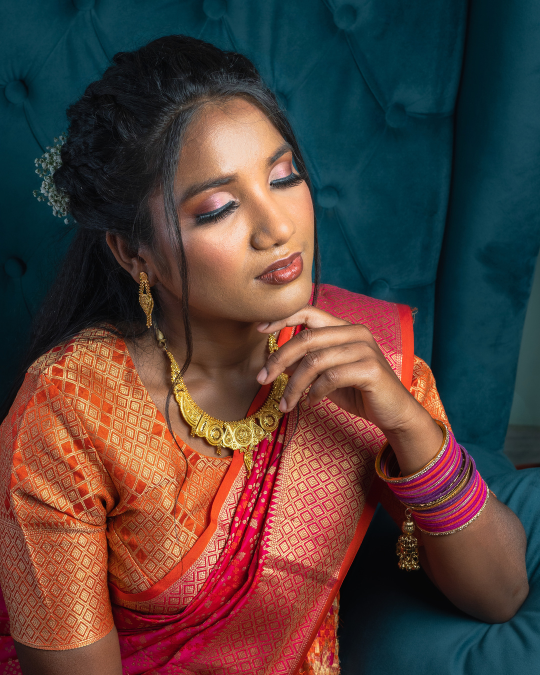
#> input picture image/insta-post-1080x1350.jpg, 1080 x 1350 px (shown at 1/2 size)
$ python relight.py insta-post-1080x1350.jpg insta-post-glow-1080x1350.jpg
#> lines starting #> are read from the running program, lines starting #| are printed output that depends on the picture
"""Lighting-only edit: exposure / highlights / shadows / local brightness.
Every adjustment is a per-pixel luminance gain applied equally to R,G,B in
linear light, so hue and saturation ratios (makeup shades, skin undertone)
are unchanged and pixel structure (pores, texture, edges) is untouched."""
import sys
import numpy as np
from PIL import Image

src, dst = sys.argv[1], sys.argv[2]
im = Image.open(src)
#> im is the input picture: PIL image 1080x1350 RGB; mean R, G, B 83.8, 64.3, 60.1
rgb = np.asarray(im.convert("RGB"), dtype=np.float32) / 255.0
H, W, _ = rgb.shape
#> H = 1350; W = 1080

def to_lin(c):
    return np.where(c <= 0.04045, c / 12.92, ((c + 0.055) / 1.055) ** 2.4)
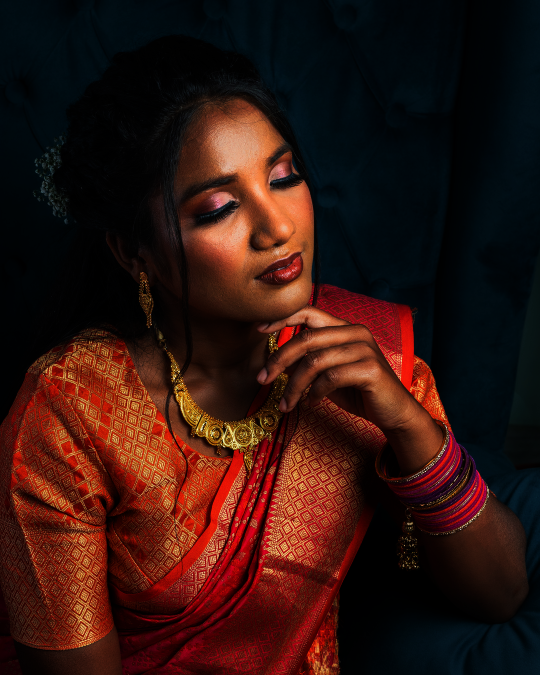
#> returned value: shape (1350, 1080, 3) float32 (shown at 1/2 size); mean of channels 0, 1, 2 0.2, 0.0841, 0.0626; drawn as R, G, B

def to_srgb(c):
    c = np.clip(c, 0, 1)
    return np.where(c <= 0.0031308, c * 12.92, 1.055 * c ** (1 / 2.4) - 0.055)

lin = to_lin(rgb)
Y = 0.2126 * lin[..., 0] + 0.7152 * lin[..., 1] + 0.0722 * lin[..., 2]
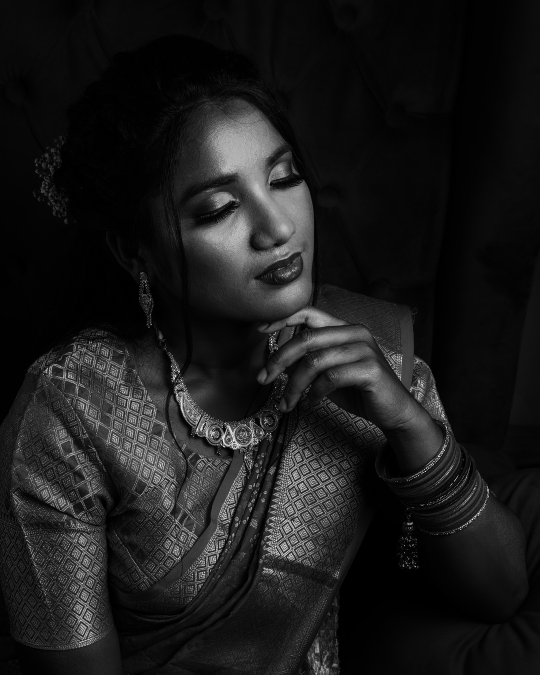
#> Y: shape (1350, 1080) float32 (shown at 1/2 size); min 4.38e-05, max 1, mean 0.107

yy, xx = np.mgrid[0:H, 0:W].astype(np.float32)

def blob(cx, cy, sx, sy, angle=0.0):
    a = np.deg2rad(angle)
    dx, dy = xx - cx, yy - cy
    u = dx * np.cos(a) + dy * np.sin(a)
    v = -dx * np.sin(a) + dy * np.cos(a)
    return np.exp(-0.5 * ((u / sx) ** 2 + (v / sy) ** 2))

# --- Light map (stops of exposure) -------------------------------------
# Face is tilted ~ -25deg (head leaning to image-left). Key light: frontal,
# just above eye level, so the upper planes of the face get most of it.
face = blob(2080, 1560, 620, 820, -25)                # whole face, gentle
stops = 0.30 * face
stops += 0.10 * blob(1960, 1000, 380, 220, -25)        # forehead
stops += 0.24 * blob(2150, 1430, 110, 260, -25)        # nose bridge
stops += 0.30 * blob(1740, 1700, 230, 170, -25)        # cheekbone (image-left, the darker side)
stops += 0.06 * blob(2430, 1460, 200, 160, -25)        # cheekbone (image-right, already lit)
stops += 0.12 * blob(1840, 1470, 220, 120, -25)        # eye area L - shows shadow blending
stops += 0.10 * blob(2320, 1280, 220, 120, -25)        # eye area R
# Light falls off below: keep jaw / under-chin / under-nose shadows defined.
stops -= 0.12 * blob(2300, 2160, 420, 160, -25)        # under-jaw / chin underside
stops -= 0.08 * blob(2200, 1770, 120, 50, -25)         # nose shadow (keep shape)
# Spill onto neck/shoulders/hand, tiny; none on the background edges.
stops += 0.06 * blob(2050, 2300, 1300, 1200, 0)
gain = 2.0 ** stops

# --- Highlights: lift existing highlights but roll off before clipping ---
Yg = Y * gain
knee, ceil = 0.42, 0.82
over = np.clip((Yg - knee) / (1 - knee), 0, None)
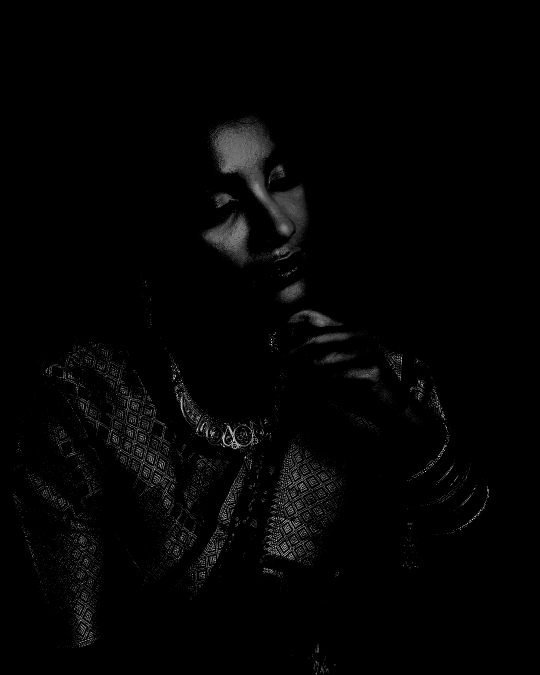
#> over: shape (1350, 1080) float32 (shown at 1/2 size); min 0, max 1.11, mean 0.0165; drawn with min black and max white
Yh = np.where(Yg > knee, knee + (ceil - knee) * (1 - np.exp(-over * (1 - knee) / (ceil - knee))), Yg)
# never darken an original highlight below its starting value
Yh = np.maximum(Yh, np.minimum(Y, Yg))

# --- Shadows: open deep face shadows slightly, keep them darker than mids --
face_w = np.clip(face * 1.3, 0, 1)
s = np.clip(1 - Yh / 0.06, 0, 1) ** 2                  # only the deepest tones
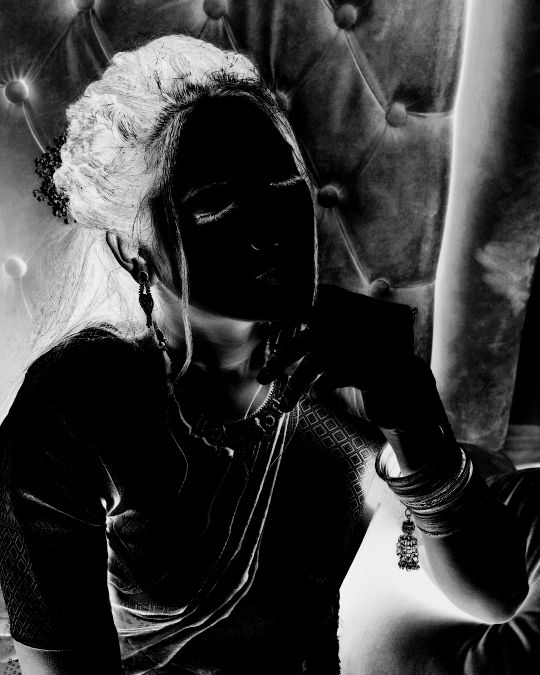
#> s: shape (1350, 1080) float32 (shown at 1/2 size); min 0, max 0.999, mean 0.225
Ys = Yh * (1 + 0.35 * s * face_w)

ratio = Ys / np.maximum(Y, 1e-6)
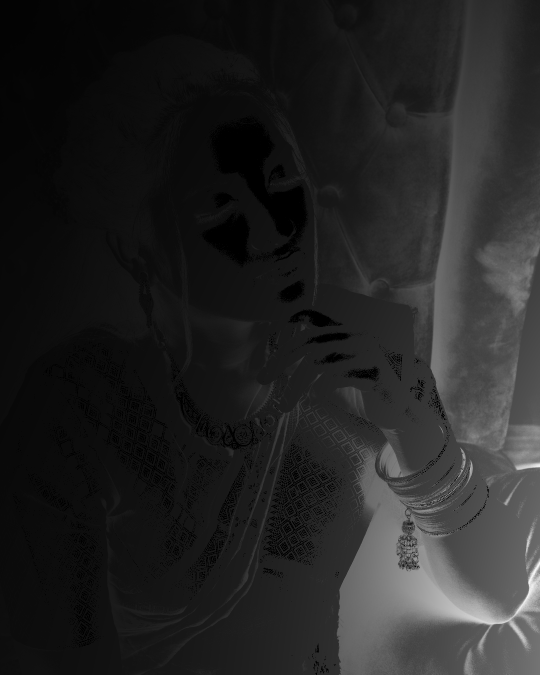
#> ratio: shape (1350, 1080) float32 (shown at 1/2 size); min 1, max 1.21, mean 1.03; drawn with min black and max white
out_lin = lin * ratio[..., None]
# guard: if any channel would clip, scale the pixel down uniformly (keeps hue)
# (only for pixels we brightened; originally-bright pixels keep their value)
mx = out_lin.max(axis=2, keepdims=True)
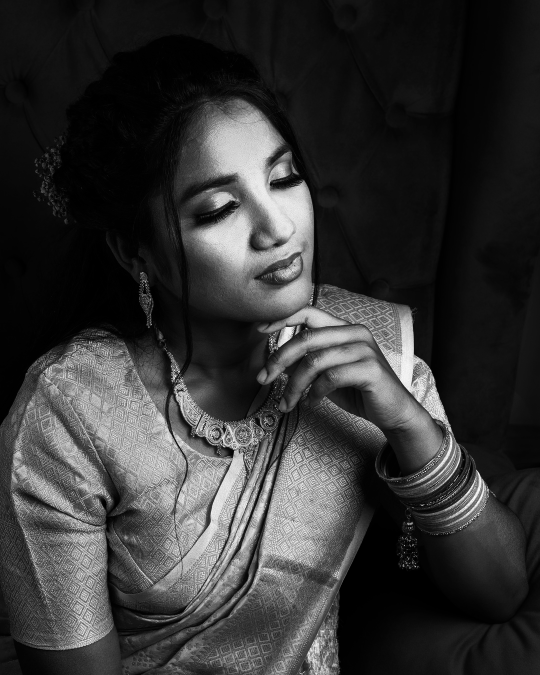
#> mx: shape (1350, 1080, 1) float32 (shown at 1/2 size); min 0.00033, max 1.07, mean 0.225; drawn with min black and max white
limit = np.maximum(0.985, lin.max(axis=2, keepdims=True))
out_lin = np.where(mx > limit, out_lin * (limit / mx), out_lin)

out = (to_srgb(out_lin) * 255 + 0.5).astype(np.uint8)
kw = {k: im.info[k] for k in ("exif", "icc_profile", "dpi") if k in im.info}
#> kw = 1 item
Image.fromarray(out).save(dst, quality=97, subsampling=0, **kw)

clip0 = (rgb.max(axis=2) >= 0.995).mean() * 100
#> clip0 = 0.411
clip1 = (out.max(axis=2) >= 254).mean() * 100
#> clip1 = 0.411
print(f"clipped px before {clip0:.3f}%  after {clip1:.3f}%")
#| clipped px before 0.411%  after 0.411%
print(f"max hue-preserving gain on face: {gain.max():.2f}x ({np.log2(gain.max()):.2f} EV)")
#| max hue-preserving gain on face: 1.10x (0.13 EV)
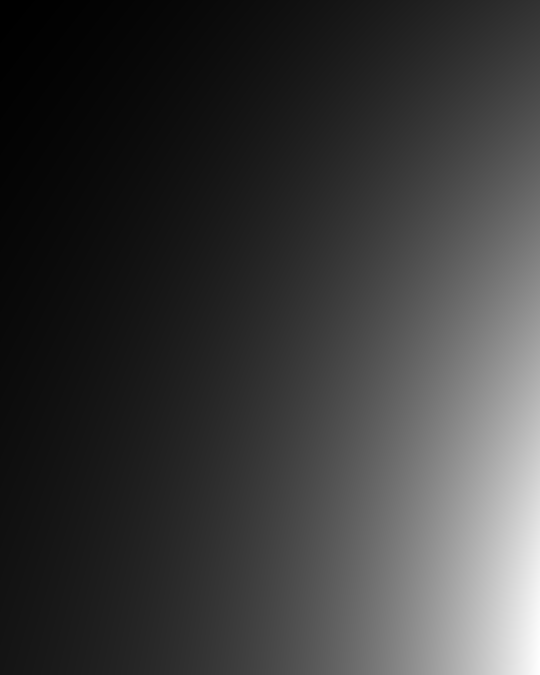
#> gain: shape (1350, 1080) float32 (shown at 1/2 size); min 1, max 1.1, mean 1.02; drawn with min black and max white
